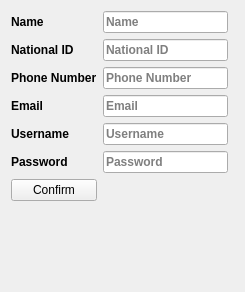
          <widget class="QWidget" name="tab">
           <attribute name="title">
            <string>Profile</string>
           </attribute>
           <layout class="QGridLayout" name="gridLayout_4">
            <item row="5" column="0">
             <widget class="QLabel" name="label_5">
              <property name="sizePolicy">
               <sizepolicy hsizetype="Maximum" vsizetype="Preferred">
                <horstretch>0</horstretch>
                <verstretch>0</verstretch>
               </sizepolicy>
              </property>
              <property name="font">
               <font>
                <weight>75</weight>
                <bold>true</bold>
               </font>
              </property>
              <property name="text">
               <string>Username</string>
              </property>
             </widget>
            </item>
            <item row="8" column="1">
             <spacer name="verticalSpacer_4">
              <property name="orientation">
               <enum>Qt::Vertical</enum>
              </property>
              <property name="sizeType">
               <enum>QSizePolicy::Maximum</enum>
              </property>
              <property name="sizeHint" stdset="0">
               <size>
                <width>20</width>
                <height>40</height>
               </size>
              </property>
             </spacer>
            </item>
            <item row="2" column="1">
             <widget class="QLineEdit" name="lineEdit_13">
              <property name="sizePolicy">
               <sizepolicy hsizetype="Preferred" vsizetype="Maximum">
                <horstretch>0</horstretch>
                <verstretch>0</verstretch>
               </sizepolicy>
              </property>
              <property name="font">
               <font>
                <family>Segoe UI</family>
                <weight>75</weight>
                <bold>true</bold>
               </font>
              </property>
              <property name="placeholderText">
               <string>National ID</string>
              </property>
             </widget>
            </item>
            <item row="3" column="1">
             <widget class="QLineEdit" name="lineEdit_12">
              <property name="sizePolicy">
               <sizepolicy hsizetype="Preferred" vsizetype="Maximum">
                <horstretch>0</horstretch>
                <verstretch>0</verstretch>
               </sizepolicy>
              </property>
              <property name="font">
               <font>
                <family>Segoe UI</family>
                <weight>75</weight>
                <bold>true</bold>
               </font>
              </property>
              <property name="placeholderText">
               <string>Phone Number</string>
              </property>
             </widget>
            </item>
            <item row="6" column="1">
             <widget class="QLineEdit" name="lineEdit_24">
              <property name="sizePolicy">
               <sizepolicy hsizetype="Preferred" vsizetype="Maximum">
                <horstretch>0</horstretch>
                <verstretch>0</verstretch>
               </sizepolicy>
              </property>
              <property name="font">
               <font>
                <family>Segoe UI</family>
                <weight>75</weight>
                <bold>true</bold>
               </font>
              </property>
              <property name="placeholderText">
               <string>Password</string>
              </property>
             </widget>
            </item>
            <item row="3" column="0">
             <widget class="QLabel" name="label_3">
              <property name="sizePolicy">
               <sizepolicy hsizetype="Maximum" vsizetype="Preferred">
                <horstretch>0</horstretch>
                <verstretch>0</verstretch>
               </sizepolicy>
              </property>
              <property name="font">
               <font>
                <weight>75</weight>
                <bold>true</bold>
               </font>
              </property>
              <property name="text">
               <string>Phone Number</string>
              </property>
             </widget>
            </item>
            <item row="4" column="0">
             <widget class="QLabel" name="label_4">
              <property name="sizePolicy">
               <sizepolicy hsizetype="Maximum" vsizetype="Preferred">
                <horstretch>0</horstretch>
                <verstretch>0</verstretch>
               </sizepolicy>
              </property>
              <property name="font">
               <font>
                <weight>75</weight>
                <bold>true</bold>
               </font>
              </property>
              <property name="text">
               <string>Email</string>
              </property>
             </widget>
            </item>
            <item row="4" column="1">
             <widget class="QLineEdit" name="lineEdit">
              <property name="sizePolicy">
               <sizepolicy hsizetype="Preferred" vsizetype="Maximum">
                <horstretch>0</horstretch>
                <verstretch>0</verstretch>
               </sizepolicy>
              </property>
              <property name="font">
               <font>
                <family>Segoe UI</family>
                <weight>75</weight>
                <bold>true</bold>
               </font>
              </property>
              <property name="placeholderText">
               <string>Email</string>
              </property>
             </widget>
            </item>
            <item row="9" column="1">
             <spacer name="verticalSpacer_5">
              <property name="orientation">
               <enum>Qt::Vertical</enum>
              </property>
              <property name="sizeType">
               <enum>QSizePolicy::Maximum</enum>
              </property>
              <property name="sizeHint" stdset="0">
               <size>
                <width>20</width>
                <height>40</height>
               </size>
              </property>
             </spacer>
            </item>
            <item row="6" column="0">
             <widget class="QLabel" name="label_6">
              <property name="sizePolicy">
               <sizepolicy hsizetype="Maximum" vsizetype="Preferred">
                <horstretch>0</horstretch>
                <verstretch>0</verstretch>
               </sizepolicy>
              </property>
              <property name="font">
               <font>
                <weight>75</weight>
                <bold>true</bold>
               </font>
              </property>
              <property name="text">
               <string>Password</string>
              </property>
             </widget>
            </item>
            <item row="5" column="1">
             <widget class="QLineEdit" name="lineEdit_3">
              <property name="sizePolicy">
               <sizepolicy hsizetype="Preferred" vsizetype="Maximum">
                <horstretch>0</horstretch>
                <verstretch>0</verstretch>
               </sizepolicy>
              </property>
              <property name="font">
               <font>
                <family>Segoe UI</family>
                <weight>75</weight>
                <bold>true</bold>
               </font>
              </property>
              <property name="placeholderText">
               <string>Username</string>
              </property>
             </widget>
            </item>
            <item row="1" column="1">
             <widget class="QLineEdit" name="lineEdit_4">
              <property name="sizePolicy">
               <sizepolicy hsizetype="Preferred" vsizetype="Maximum">
                <horstretch>0</horstretch>
                <verstretch>0</verstretch>
               </sizepolicy>
              </property>
              <property name="font">
               <font>
                <family>Segoe UI</family>
                <weight>75</weight>
                <bold>true</bold>
               </font>
              </property>
              <property name="placeholderText">
               <string>Name</string>
              </property>
             </widget>
            </item>
            <item row="1" column="0">
             <widget class="QLabel" name="label">
              <property name="sizePolicy">
               <sizepolicy hsizetype="Maximum" vsizetype="Preferred">
                <horstretch>0</horstretch>
                <verstretch>0</verstretch>
               </sizepolicy>
              </property>
              <property name="font">
               <font>
                <weight>75</weight>
                <bold>true</bold>
               </font>
              </property>
              <property name="text">
               <string>Name</string>
              </property>
             </widget>
            </item>
            <item row="2" column="0">
             <widget class="QLabel" name="label_2">
              <property name="sizePolicy">
               <sizepolicy hsizetype="Maximum" vsizetype="Preferred">
                <horstretch>0</horstretch>
                <verstretch>0</verstretch>
               </sizepolicy>
              </property>
              <property name="font">
               <font>
                <weight>75</weight>
                <bold>true</bold>
               </font>
              </property>
              <property name="text">
               <string>National ID</string>
              </property>
             </widget>
            </item>
            <item row="1" column="2">
             <widget class="Line" name="line">
              <property name="styleSheet">
               <string notr="true">border:none;</string>
              </property>
              <property name="lineWidth">
               <number>0</number>
              </property>
              <property name="orientation">
               <enum>Qt::Horizontal</enum>
              </property>
             </widget>
            </item>
            <item row="7" column="0">
             <widget class="QPushButton" name="pushButton">
              <property name="text">
               <string>Confirm</string>
              </property>
             </widget>
            </item>
           </layout>
          </widget>
